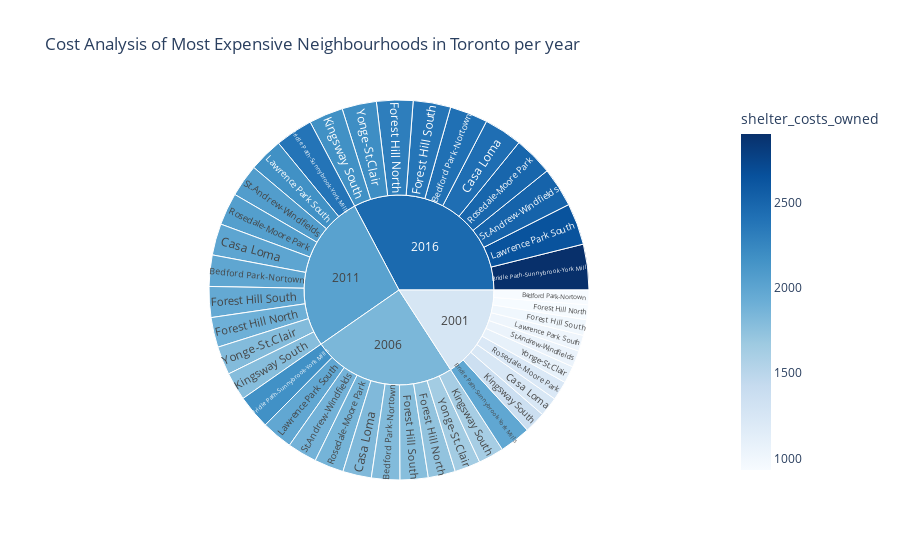

The cell this chart's notebook holds for it:
### Code cell
sunburts_cost_analysis()

### Figure 1 — Plotly figure (JSON) as saved in the notebook; plotly's stock layout.template omitted (floating-point values rounded to 4 significant figures; data arrays with more than 128 entries replaced by an {"elided": "..."} marker saying what was removed)
{"data": [{"branchvalues": "total", "customdata": {"elided": "44x3 mixed values"}, "domain": {"x": [0, 1], "y": [0, 1]}, "hovertemplate": "labels=%{label}<br>shelter_costs_owned_sum=%{value}<br>parent=%{parent}<br>id=%{id}<br>average_house_value=%{customdata[0]}<br>shelter_costs_rented=%{customdata[1]}<br>shelter_costs_owned=%{color}<extra></extra>", "ids": ["2001/Bedford Park-Nortown", "2006/Bedford Park-Nortown", "2011/Bedford Park-Nortown", "2016/Bedford Park-Nortown", "2001/Bridle Path-Sunnybrook-York Mills", "2006/Bridle Path-Sunnybrook-York Mills", "2011/Bridle Path-Sunnybrook-York Mills", "2016/Bridle Path-Sunnybrook-York Mills", "2001/Casa Loma", "2006/Casa Loma", "2011/Casa Loma", "2016/Casa Loma", "2001/Forest Hill North", "2006/Forest Hill North", "2011/Forest Hill North", "2016/Forest Hill North", "2001/Forest Hill South", "2006/Forest Hill South", "2011/Forest Hill South", "2016/Forest Hill South", "2001/Kingsway South", "2006/Kingsway South", "2011/Kingsway South", "2016/Kingsway South", "2001/Lawrence Park South", "2006/Lawrence Park South", "2011/Lawrence Park South", "2016/Lawrence Park South", "2001/Rosedale-Moore Park", "2006/Rosedale-Moore Park", "2011/Rosedale-Moore Park", "2016/Rosedale-Moore Park", "2001/St.Andrew-Windfields", "2006/St.Andrew-Windfields", "2011/St.Andrew-Windfields", "2016/St.Andrew-Windfields", "2001/Yonge-St.Clair", "2006/Yonge-St.Clair", "2011/Yonge-St.Clair", "2016/Yonge-St.Clair", "2001", "2006", "2011", "2016"], "labels": ["Bedford Park-Nortown", "Bedford Park-Nortown", "Bedford Park-Nortown", "Bedford Park-Nortown", "Bridle Path-Sunnybrook-York Mills", "Bridle Path-Sunnybrook-York Mills", "Bridle Path-Sunnybrook-York Mills", "Bridle Path-Sunnybrook-York Mills", "Casa Loma", "Casa Loma", "Casa Loma", "Casa Loma", "Forest Hill North", "Forest Hill North", "Forest Hill North", "Forest Hill North", "Forest Hill South", "Forest Hill South", "Forest Hill South", "Forest Hill South", "Kingsway South", "Kingsway South", "Kingsway South", "Kingsway South", "Lawrence Park South", "Lawrence Park South", "Lawrence Park South", "Lawrence Park South", "Rosedale-Moore Park", "Rosedale-Moore Park", "Rosedale-Moore Park", "Rosedale-Moore Park", "St.Andrew-Windfields", "St.Andrew-Windfields", "St.Andrew-Windfields", "St.Andrew-Windfields", "Yonge-St.Clair", "Yonge-St.Clair", "Yonge-St.Clair", "Yonge-St.Clair", "2001", "2006", "2011", "2016"], "marker": {"coloraxis": "coloraxis", "colors": [933, 1808, 1988, 2418, 1983, 2170, 2387, 2903, 1241, 1819, 2001, 2434, 940, 1731, 1904, 2316, 1001, 1781, 1959, 2383, 1362, 1625, 1787, 2173, 1021, 1977, 2174, 2644, 1219, 1868, 2054, 2498, 1055, 1881, 2069, 2516, 1091, 1638, 1802, 2192, 1259.0, 1843.0, 2027.0, 2465.0]}, "name": "", "parents": ["2001", "2006", "2011", "2016", "2001", "2006", "2011", "2016", "2001", "2006", "2011", "2016", "2001", "2006", "2011", "2016", "2001", "2006", "2011", "2016", "2001", "2006", "2011", "2016", "2001", "2006", "2011", "2016", "2001", "2006", "2011", "2016", "2001", "2006", "2011", "2016", "2001", "2006", "2011", "2016", "", "", "", ""], "type": "sunburst", "values": [933, 1808, 1988, 2418, 1983, 2170, 2387, 2903, 1241, 1819, 2001, 2434, 940, 1731, 1904, 2316, 1001, 1781, 1959, 2383, 1362, 1625, 1787, 2173, 1021, 1977, 2174, 2644, 1219, 1868, 2054, 2498, 1055, 1881, 2069, 2516, 1091, 1638, 1802, 2192, 11846, 18298, 20125, 24477]}], "layout": {"autosize": true, "coloraxis": {"colorbar": {"title": {"text": "shelter_costs_owned"}}, "colorscale": [[0, "rgb(247,251,255)"], [0.125, "rgb(222,235,247)"], [0.25, "rgb(198,219,239)"], [0.375, "rgb(158,202,225)"], [0.5, "rgb(107,174,214)"], [0.625, "rgb(66,146,198)"], [0.75, "rgb(33,113,181)"], [0.875, "rgb(8,81,156)"], [1, "rgb(8,48,107)"]]}, "legend": {"tracegroupgap": 0}, "title": {"text": "Cost Analysis of Most Expensive Neighbourhoods in Toronto per year"}}}
